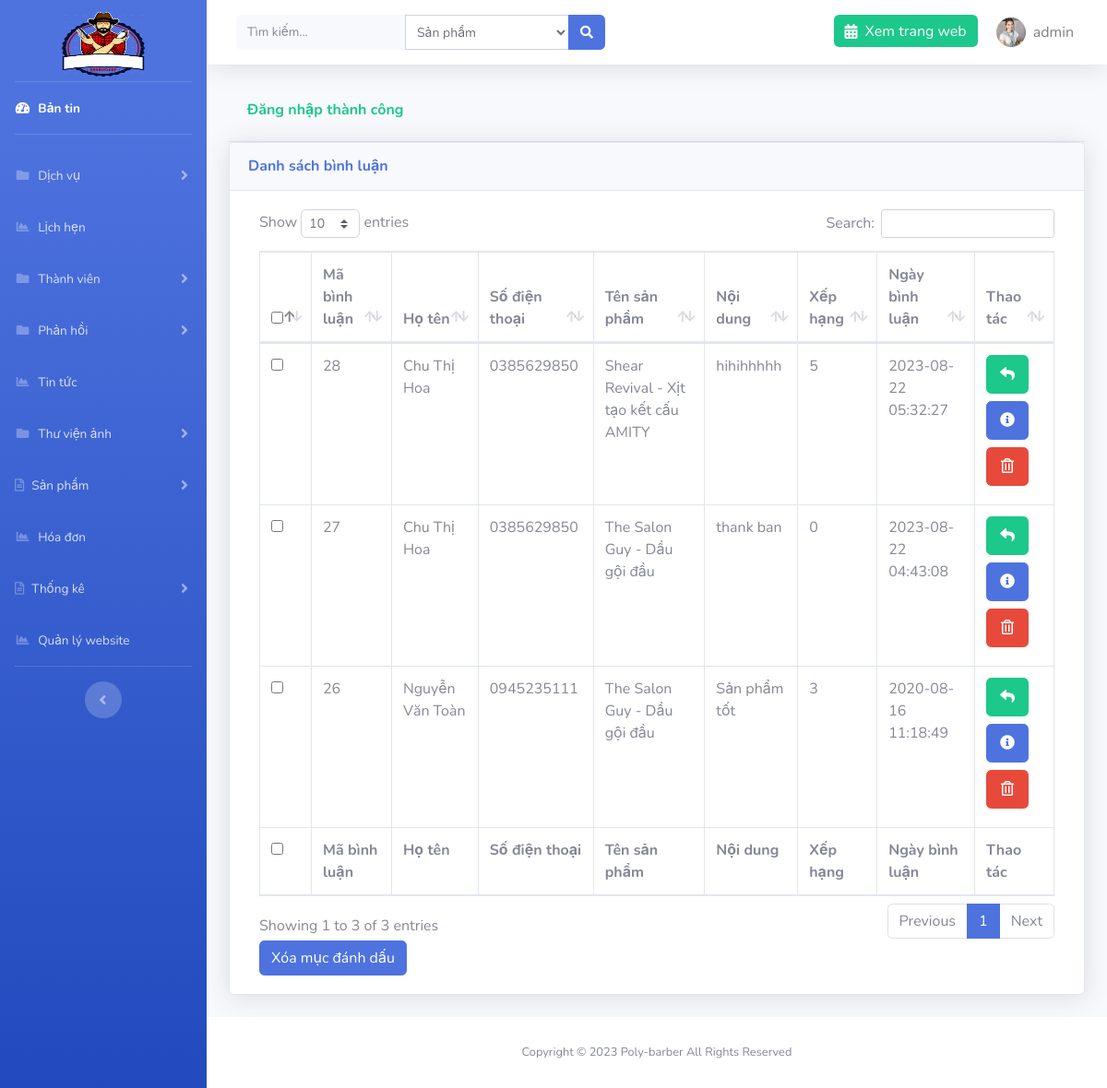
The app's page /admin/?page=comment (signed in) with its own data.
### tables this page shows
CREATE TABLE `setting` (
  `id` int(11) NOT NULL,
  `logo` varchar(191) NOT NULL,
  `file_ico` varchar(191) NOT NULL,
  `title` varchar(191) NOT NULL,
  `introduce` text NOT NULL,
  `slogan` varchar(191) NOT NULL
);

CREATE TABLE `comments` (
  `id` int(11) NOT NULL,
  `content` varchar(255) NOT NULL,
  `id_product` int(11) NOT NULL,
  `id_user` int(11) NOT NULL,
  `approve` bit(1) NOT NULL,
  `parent_id` int(11) NOT NULL,
  `rating` int(1) NOT NULL,
  `created_at` timestamp NOT NULL DEFAULT current_timestamp() ON UPDATE current_timestamp()
);

CREATE TABLE `users` (
  `id` int(11) NOT NULL,
  `account` varchar(191) NOT NULL,
  `password` varchar(191) NOT NULL,
  `name` varchar(191) NOT NULL,
  `address` varchar(255) NOT NULL,
  `phone` varchar(11) NOT NULL,
  `email` varchar(191) NOT NULL,
  `role` int(1) NOT NULL,
  `images` varchar(191) DEFAULT NULL,
  `code` varchar(191) DEFAULT NULL,
  `time_code` int(11) DEFAULT NULL
);

CREATE TABLE `products` (
  `id` int(11) NOT NULL,
  `name` varchar(191) NOT NULL,
  `price` float NOT NULL,
  `sale` float NOT NULL,
  `images` varchar(191) NOT NULL,
  `description` text NOT NULL,
  `status` bit(1) NOT NULL,
  `views` int(11) NOT NULL,
  `id_category` int(11) NOT NULL
);

### libs/database.php (called while the page is built, shortened)
<?php
function connection()
{
    try {
       $conn = new PDO("mysql:host=localhost; dbname=cattoc; charset=utf8", "root", "");
    } catch (PDOException $e) {
        echo "Lỗi Kết nối" . $e->getMessage();
    }
    return $conn;
}
function query_exe($sql) {
    $conn = connection();
    try {
        $stmt = $conn->prepare($sql);
        $stmt->execute();
        $result = $stmt->fetchAll(PDO::FETCH_ASSOC);
        return $result;
    } catch (PDOException $e) {
        echo "Lỗi dữ liệu" . $e->getMessage();
    } finally {
        unset($conn);
    }
}
function query_limit($sql) {
    $conn = connection();
    try {
        $stmt = $conn->prepare($sql);
        $stmt->execute();
        $result = $stmt->fetch(PDO::FETCH_ASSOC);
        return $result;
    } catch (PDOException $e) {
        echo "Lỗi dữ liệu" . $e->getMessage();
    } finally {
        unset($conn);
    }
}

### libs/setting.php (called while the page is built, shortened)
<?php
require_once "database.php";
function list_limit_setting(){
    $sql = "SELECT * from setting order by id limit 0,1";
    return query_limit($sql);
}

### libs/comments.php (called while the page is built, shortened)
<?php
require_once "database.php";
function list_all_comment(){
    $sql = "SELECT comments.*,products.name as product_name,users.name,phone from comments
    inner join users on comments.id_user = users.id
    inner join products on comments.id_product = products.id
     ORDER BY comments.id DESC";
    return query_exe($sql);
}

### admin/feedback/comments/index.php (the view, shortened to what this page needs)
<?php
$comment = list_all_comment();
?>
<div class="container-fluid">
    <?php if (isset($_SESSION['message'])) : ?>
        <div class="card-header py-3 text-success">
            <h6 class="font-weight-bold"><?= $_SESSION['message'] ?></h6>
        </div>
    <?php endif; ?>
    <div class="card shadow mb-4">
        <div class="card-header py-3">
            <h6 class="m-0 font-weight-bold text-primary">Danh sách bình luận </h6>
        </div>
        <div class="card-body">
            <div class="table-responsive">
                <form action="" method="POST" class="col-md-12">
                    <table class="table table-bordered" id="dataTable" width="100%" cellspacing="0">
                        <thead>
                            <tr>
                                <th>
                                    <input type="checkbox" name="checkall" class="checkall">
                                </th>
                                <th>Mã bình luận</th>
                                <th>Họ tên</th>
                                <th>Số điện thoại</th>
                                <th>Tên sản phẩm</th>
                                <th>Nội dung</th>
                                <th>Xếp hạng</th>
                                <th>Ngày bình luận</th>
                                <th>Thao tác</th>
                            </tr>
                        </thead>
                        <tfoot>
                            <tr>
                                <th>
                                    <input type="checkbox" name="checkall" class="checkall">
                                </th>
                                <th>Mã bình luận</th>
                                <th>Họ tên</th>
                                <th>Số điện thoại</th>
                                <th>Tên sản phẩm</th>
                                <th>Nội dung</th>
                                <th>Xếp hạng</th>
                                <th>Ngày bình luận</th>
                                <th>Thao tác</th>
                            </tr>
                        </tfoot>
                        <tbody>
                            <?php foreach ($comment as $c) : ?>
                                <tr>
                                    <td>
                                        <input type="checkbox" name="id[]" id="" value="<?= $c['id'] ?>">
                                    </td>
                                    <td><?= $c['id'] ?></td>
                                    <td><?= $c['name'] ?></td>
                                    <td><?= $c['phone'] ?></td>
                                    <td><?= $c['product_name'] ?></td>
                                    <td><?= $c['content'] ?></td>
                                    <td><?= $c['rating'] ?></td>
                                    <td><?= $c['created_at'] ?></td>
                                    <td>
                                        <?php if ($c['approve'] == 1) : ?>
                                            <a href="<?= ROOT ?>admin/?page=comment&action=reply&id=<?= $c['id'] ?>" class="btn btn-success d-block p-2 w-75 mb-2"><i class="fas fa-reply"></i></a>
                                        <?php else : ?>
                                            <a href="<?= ROOT ?>admin/?page=comment&action=edit&id=<?= $c['id'] ?>" class="btn btn-success d-block p-2 w-75 mb-2"><i class="fas fa-check"></i></a>
                                        <?php endif; ?>
                                        <a href="<?= ROOT ?>admin/?page=comment&action=detail&id=<?= $c['id'] ?>" class="btn btn-primary  d-block p-2 w-75 mb-2"><i class="fas fa-info-circle"></i></a>
                                        <a href="<?= ROOT ?>admin/?page=comment&id=<?= $c['id'] ?>" onclick="return confirm('Bạn có chắc muốn xóa không')" class="btn btn-danger d-block p-2 w-75 mb-2"><i class="far fa-trash-alt"></i></a>
                                    </td>
                                </tr>
                            <?php endforeach; ?>
                        </tbody>
                    </table>
                    <button type="submit" class="btn btn-primary" id="btndel-category" name="btn-del">Xóa mục đánh dấu</button>
                </form>
            </div>
        </div>
    </div>
</div>

### admin/template/header.php (shortened to what this page needs)
<?php $setting = list_limit_setting(); ?>
<!DOCTYPE html>
<html lang="en">
<head>
    <link href="resource/vendor/fontawesome-free/css/all.min.css" rel="stylesheet" type="text/css">
    <link rel="stylesheet" href="resource/vendor/select2.min.css" />
<link rel="stylesheet" href="https://maxcdn.bootstrapcdn.com/bootstrap/4.4.1/css/bootstrap.min.css">
    <link href="resource/css/sb-admin-2.css" rel="stylesheet">
    <link href="resource/vendor/datatables/dataTables.bootstrap4.min.css" rel="stylesheet">
</head>
<body id="page-top">
    <div id="wrapper">
        <ul class="navbar-nav bg-gradient-primary sidebar sidebar-dark accordion" id="accordionSidebar">
            <a class="sidebar-brand d-flex align-items-center justify-content-center mb-3 pt-5" href="<?=ROOT?>admin">
                <img src="../images/<?=$setting['logo']?>" alt="logo" width="90" height="70">
            </a>
            <hr class="sidebar-divider my-0">
            <li class="nav-item active">
                <a class="nav-link" href="<?= ROOT ?>admin">
                    <i class="fas fa-fw fa-tachometer-alt"></i>
                    <span>Bản tin</span></a>
            </li>
            <hr class="sidebar-divider">
            <li class="nav-item">
                <a class="nav-link collapsed" href="#" data-toggle="collapse" data-target="#collapsePages" aria-expanded="true" aria-controls="collapsePages">
                    <i class="fas fa-fw fa-folder"></i>
                    <span>Dịch vụ</span>
                </a>
            </li>
            <li class="nav-item">
                <a class="nav-link" href="<?= ROOT ?>admin/?page=appointment">
                    <i class="fas fa-fw fa-chart-area"></i>
                    <span>Lịch hẹn</span></a>
            </li>
             <li class="nav-item">
                <a class="nav-link collapsed" href="#" data-toggle="collapse" data-target="#collapsePages2" aria-expanded="true" aria-controls="collapsePages">
                    <i class="fas fa-fw fa-folder"></i>
                    <span>Thành viên</span>
                </a>
            </li>
             <li class="nav-item">
                <a class="nav-link collapsed" href="#" data-toggle="collapse" data-target="#collapsePages3" aria-expanded="true" aria-controls="collapsePages">
                    <i class="fas fa-fw fa-folder"></i>
                    <span>Phản hồi</span>
                </a>
            </li>
               <li class="nav-item">
                <a class="nav-link" href="<?= ROOT ?>admin/?page=new">
                    <i class="fas fa-fw fa-chart-area"></i>
                    <span>Tin tức</span></a>
            </li>
  <li class="nav-item">
                <a class="nav-link collapsed" href="#" data-toggle="collapse" data-target="#collapsePages4" aria-expanded="true" aria-controls="collapsePages">
                    <i class="fas fa-fw fa-folder"></i>
                    <span>Thư viện ảnh</span>
                </a>
            </li>
            <li class="nav-item">
                <a class="nav-link collapsed" href="#" data-toggle="collapse" data-target="#collapseTwo" aria-expanded="true" aria-controls="collapseTwo">
                    <i class="far fa-file-alt"></i>
                    <span>Sản phẩm</span>
                </a>
            </li>
            <li class="nav-item">
                <a class="nav-link" href="<?= ROOT ?>admin/?page=order">
                    <i class="fas fa-fw fa-chart-area"></i>
                    <span>Hóa đơn</span></a>
            </li>
            <li class="nav-item">
                <a class="nav-link collapsed" href="#" data-toggle="collapse" data-target="#collapseTwo1" aria-expanded="true" aria-controls="collapseTwo">
                    <i class="far fa-file-alt"></i>
                    <span>Thống kê</span>
                </a>
            </li>
               <li class="nav-item">
                <a class="nav-link" href="<?= ROOT ?>admin/?page=setting">
                    <i class="fas fa-fw fa-chart-area"></i>
                    <span>Quản lý website</span></a>
            </li>
            <hr class="sidebar-divider d-none d-md-block">
            <div class="text-center d-none d-md-inline">
                <button class="rounded-circle border-0" id="sidebarToggle"></button>
            </div>
        </ul>
        <div id="content-wrapper" class="d-flex flex-column">
            <div id="content">
                <nav class="navbar navbar-expand navbar-light bg-white topbar mb-4 static-top shadow">
                    <form class="d-none d-sm-inline-block form-inline mr-auto ml-md-3 my-2 my-md-0 mw-100 navbar-search" method="POST" action="<?= ROOT ?>admin/search.php">
                        <div class="input-group">
                            <input name="keyword" type="text" title="Vui lòng nhập nội dung tìm kiếm" class="form-control bg-light border-0 small" placeholder="Tìm kiếm..." aria-label="Search" aria-describedby="basic-addon2" required>
                            <select name="select_search" id="" class="form-control form-control-sm select-search">
                        <option value="1">Sản phẩm</option>
                    </select>
                            <div class="input-group-append">
                                <button class="btn btn-primary" type="submit">
                                    <i class="fas fa-search fa-sm"></i>
                                </button>
                            </div>
                        </div>
                    </form>
                    <ul class="navbar-nav ml-auto">
                        <li class="nav-item no-arrow">
                            <a href="<?=ROOT?>" class="nav-link bg-success text-white h-50 mt-3 rounded"><i class="fas fa-calendar-alt mr-2"></i>Xem trang web</a>
                        </li>
                        <li class="nav-item dropdown no-arrow">
                            <a class="nav-link dropdown-toggle" href="" id="userDropdown" role="button" data-toggle="dropdown" aria-haspopup="true" aria-expanded="false">
                                <img class="img-profile rounded-circle" src="../images/users/<?=$_SESSION['user']['images']?>">
                                <span class="ml-2 mr-2 text-black-50"><?=$_SESSION['user']['account']?></span>
                            </a>
                        </li>
                    </ul>
                </nav>

### records on screen
setting: logo (picture)
comments: id "28", id_user.name "Chu Thị Hoa", id_user.phone "0385629850", id_product.name "Shear Revival - Xịt tạo kết cấu AMITY", content "hihihhhhh", rating "5", created_at "2023-08-22 05:32:27"
comments: id "27", id_user.name "Chu Thị Hoa", id_user.phone "0385629850", id_product.name "The Salon Guy - Dầu gội đầu", content "thank ban", rating "0", created_at "2023-08-22 04:43:08"
comments: id "26", id_user.name "Nguyễn Văn Toàn", id_user.phone "0945235111", id_product.name "The Salon Guy - Dầu gội đầu", content "Sản phẩm tốt", rating "3", created_at "2020-08-16 11:18:49"

### other values on screen
$_SESSION['user']['account'] "admin"
$_SESSION['message'] "Đăng nhập thành công"
